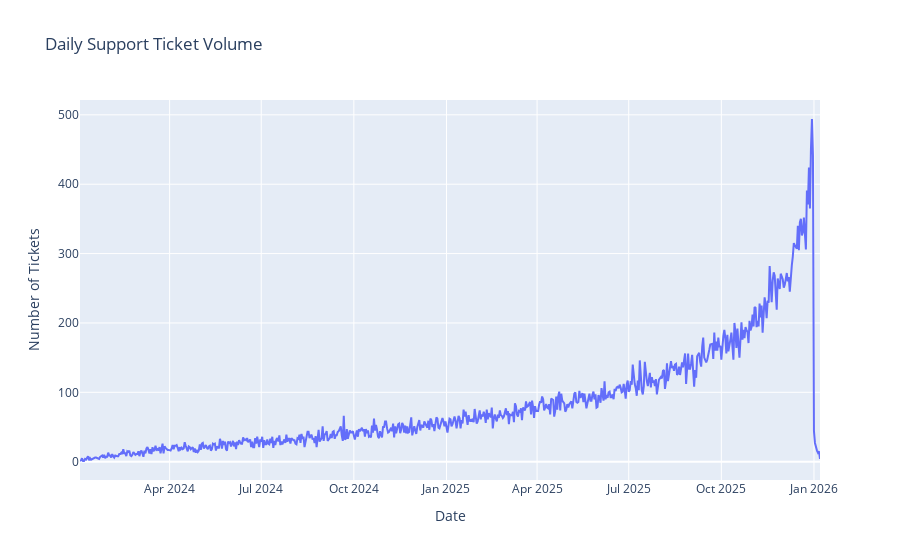

Notebook cell for this chart:
### Code cell
#Ticket Volume Over Time
tickets_over_time = (
    support_tickets
    .groupby("created_date")
    .size()
    .reset_index(name="tickets")
)

fig = px.line(
    tickets_over_time,
    x="created_date",
    y="tickets",
    title="Daily Support Ticket Volume",
    labels={"tickets": "Number of Tickets", "created_date": "Date"},
)

fig.show()

### Figure 1 — Plotly figure (JSON) as saved in the notebook; plotly's stock layout.template omitted (floating-point values rounded to 4 significant figures; data arrays with more than 128 entries replaced by an {"elided": "..."} marker saying what was removed)
{"data": [{"hovertemplate": "Date=%{x}<br>Number of Tickets=%{y}<extra></extra>", "legendgroup": "", "line": {"color": "#636efa", "dash": "solid"}, "marker": {"symbol": "circle"}, "mode": "lines", "name": "", "orientation": "v", "showlegend": false, "type": "scatter", "x": {"elided": "736 str values"}, "xaxis": "x", "y": {"elided": "736 int values"}, "yaxis": "y"}], "layout": {"legend": {"tracegroupgap": 0}, "title": {"text": "Daily Support Ticket Volume"}, "xaxis": {"anchor": "y", "domain": [0, 1], "title": {"text": "Date"}}, "yaxis": {"anchor": "x", "domain": [0, 1], "title": {"text": "Number of Tickets"}}}}
